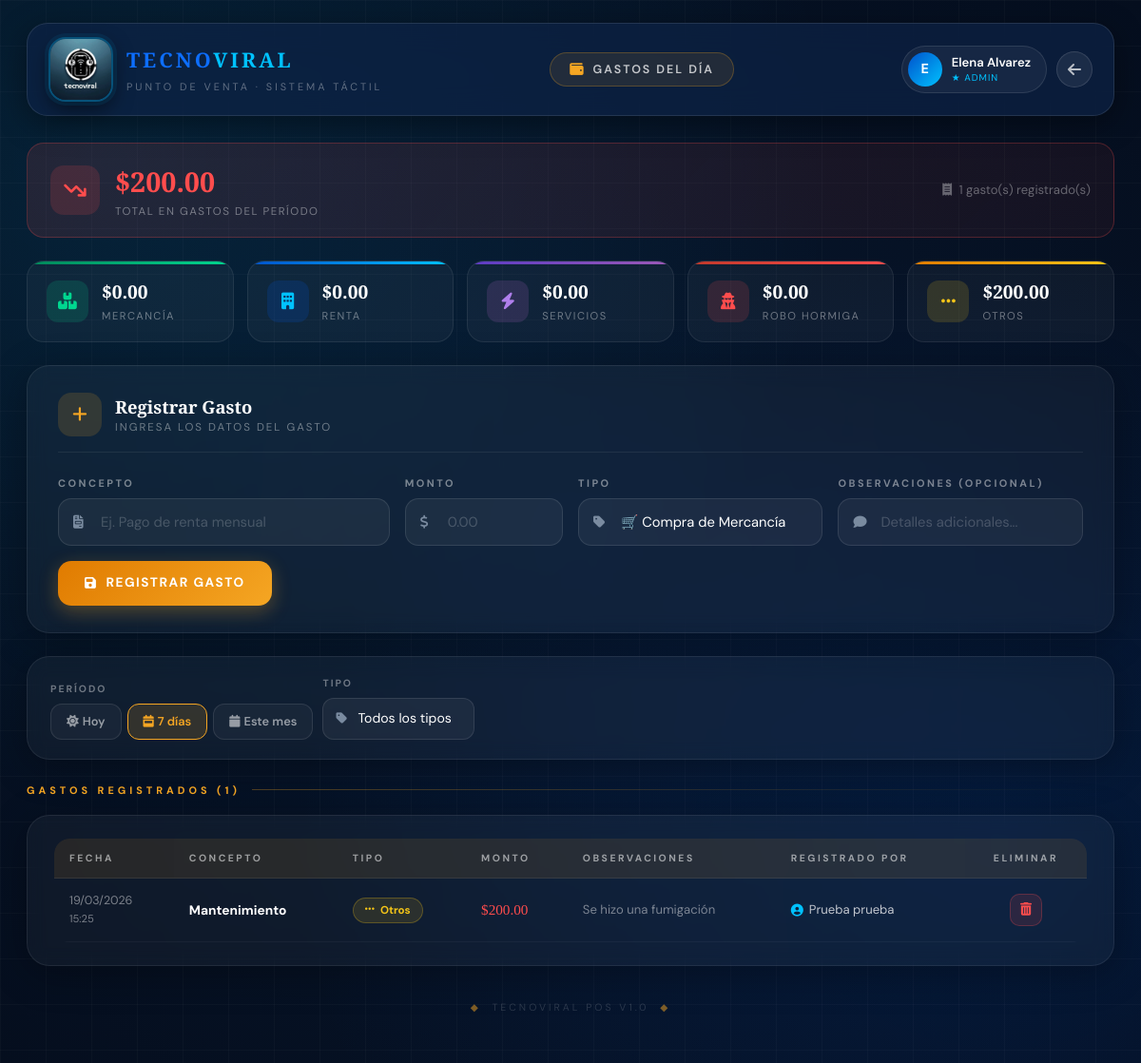
Page /electronica_bd/gastos.php?fecha=semana (signed in) on the committed database.
### tables this page shows
CREATE TABLE `gastos_dia` (
  `id` int(11) NOT NULL,
  `id_usuario` int(11) DEFAULT NULL,
  `concepto` varchar(255) NOT NULL,
  `monto` decimal(10,2) NOT NULL,
  `tipo` enum('mercancia','renta','servicios','robo','otros') NOT NULL DEFAULT 'otros',
  `fecha_gasto` timestamp NOT NULL DEFAULT current_timestamp(),
  `observaciones` text DEFAULT NULL
);

CREATE TABLE `usuarios` (
  `id` int(11) NOT NULL,
  `nombre` varchar(50) NOT NULL,
  `apellido_paterno` varchar(50) NOT NULL,
  `apellido_materno` varchar(50) DEFAULT NULL,
  `direccion` text NOT NULL,
  `telefono` varchar(15) NOT NULL,
  `email` varchar(100) NOT NULL,
  `nombre_usuario` varchar(50) NOT NULL,
  `contrasena` varchar(255) NOT NULL,
  `rol` enum('vendedor','supervisor','administrador') DEFAULT 'vendedor',
  `fecha_registro` timestamp NOT NULL DEFAULT current_timestamp(),
  `activo` tinyint(1) DEFAULT 1
);

### electronica_bd/gastos.php (the view, shortened to what this page needs)
<?php
require_once 'conexion.php';
$user_id     = $_SESSION['user_id'];
$user_nombre = $_SESSION['user_nombre'];
$user_rol    = $_SESSION['user_rol'];
$filtro_fecha = isset($_GET['fecha']) ? $_GET['fecha'] : 'hoy';
$filtro_tipo  = isset($_GET['tipo'])  ? $_GET['tipo']  : '';
switch ($filtro_fecha) {
    case 'semana': $cond_fecha = "fecha_gasto >= DATE_SUB(CURDATE(), INTERVAL 7 DAY)"; break;
}
$cond_tipo = $filtro_tipo != '' ? " AND tipo = '" . mysqli_real_escape_string($conn, $filtro_tipo) . "'" : '';
$cond_usuario = !in_array($user_rol, ['administrador','supervisor']) ? " AND id_usuario = $user_id" : '';
$query_gastos = "SELECT g.*, u.nombre as usuario_nombre, u.apellido_paterno as usuario_ap
                 FROM gastos_dia g
                 LEFT JOIN usuarios u ON g.id_usuario = u.id
                 WHERE $cond_fecha $cond_tipo $cond_usuario
                 ORDER BY g.fecha_gasto DESC";
$result_gastos = mysqli_query($conn, $query_gastos);
$total_gastos  = mysqli_num_rows($result_gastos);
$query_resumen = "SELECT tipo, COALESCE(SUM(monto),0) as total, COUNT(*) as cantidad
                  FROM gastos_dia
                  WHERE $cond_fecha $cond_usuario
                  GROUP BY tipo";
$result_resumen = mysqli_query($conn, $query_resumen);
$query_total = "SELECT COALESCE(SUM(monto),0) as total FROM gastos_dia WHERE $cond_fecha $cond_usuario";
$total_general = mysqli_fetch_assoc(mysqli_query($conn, $query_total))['total'];
?>
<!DOCTYPE html>
<html lang="es">
<head>
    <link href="https://cdn.jsdelivr.net/npm/bootstrap@5.3.2/dist/css/bootstrap.min.css" rel="stylesheet">
    <link href="https://cdnjs.cloudflare.com/ajax/libs/font-awesome/6.5.0/css/all.min.css" rel="stylesheet">
</head>
<body>
<div class="bg-canvas"></div>
<div class="bg-grid"></div>
<div class="page-wrap">
    <div class="topbar anim anim-1">
        <a href="menu_principal.php" class="brand-row" style="text-decoration:none;">
            <img src="imagenes/logoe.jpeg" alt="TecnoViral" class="logo-img"
                 onerror="this.src='https://placehold.co/68x68/0052cc/fff?text=TV'">
            <div>
                <div class="brand-name">TECNO<span>VIRAL</span></div>
                <div class="brand-sub">Punto de Venta · Sistema Táctil</div>
            </div>
        </a>
        <div class="page-pill">
            <i class="fas fa-wallet"></i>
            <span>Gastos del Día</span>
        </div>
        <div style="display:flex;align-items:center;gap:10px;">
            <div class="user-chip">
                <div class="user-avatar"><?php echo strtoupper(substr($user_nombre,0,1)); ?></div>
                <div>
                    <div class="u-name"><?php echo htmlspecialchars($user_nombre); ?></div>
                    <div class="u-role"><?php echo $user_rol == 'administrador' ? '★ Admin' : 'Vendedor'; ?></div>
                </div>
            </div>
            <a href="menu_principal.php" class="btn-back"><i class="fas fa-arrow-left"></i></a>
        </div>
    </div>
    <div class="total-card anim anim-1">
        <div style="display:flex;align-items:center;gap:16px;">
            <div class="t-ico"><i class="fas fa-arrow-trend-down"></i></div>
            <div>
                <div class="t-val">$<?php echo number_format($total_general, 2); ?></div>
                <div class="t-lbl">Total en gastos del período</div>
            </div>
        </div>
        <div style="font-size:.82rem;color:rgba(255,255,255,.35);">
            <i class="fas fa-receipt me-1"></i> <?php echo $total_gastos; ?> gasto(s) registrado(s)
        </div>
    </div>
    <div class="tipos-grid anim anim-1">
        <?php
        $tipos_info = [
            'mercancia' => ['ico' => 'fa-boxes-stacked', 'label' => 'Mercancía'],
            'renta'     => ['ico' => 'fa-building',      'label' => 'Renta'],
            'servicios' => ['ico' => 'fa-bolt',          'label' => 'Servicios'],
            'robo'      => ['ico' => 'fa-user-secret',   'label' => 'Robo hormiga'],
            'otros'     => ['ico' => 'fa-ellipsis',      'label' => 'Otros'],
        ];
        $resumen_data = [];
        while ($r = mysqli_fetch_assoc($result_resumen)) {
            $resumen_data[$r['tipo']] = $r;
        }
        foreach ($tipos_info as $tipo => $info):
            $monto = isset($resumen_data[$tipo]) ? $resumen_data[$tipo]['total'] : 0;
        ?>
        <div class="tipo-card t-<?php echo $tipo; ?>">
            <div class="tipo-ico"><i class="fas <?php echo $info['ico']; ?>"></i></div>
            <div>
                <div class="tipo-val">$<?php echo number_format($monto, 2); ?></div>
                <div class="tipo-lbl"><?php echo $info['label']; ?></div>
            </div>
        </div>
        <?php endforeach; ?>
    </div>
    <div class="glass-card anim anim-2">
        <div class="card-header-tv">
            <div class="ch-ico"><i class="fas fa-plus"></i></div>
            <div>
                <div class="ch-title">Registrar Gasto</div>
                <div class="ch-sub">Ingresa los datos del gasto</div>
            </div>
        </div>
        <form method="POST" action="">
            <div class="row g-3">
                <div class="col-md-4">
                    <label class="field-label">Concepto</label>
                    <div class="field-wrap">
                        <input type="text" name="concepto" required placeholder="Ej. Pago de renta mensual">
                        <i class="fas fa-file-invoice f-ico"></i>
                    </div>
                </div>
                <div class="col-md-2">
                    <label class="field-label">Monto</label>
                    <div class="field-wrap">
                        <input type="number" name="monto" step="0.01" min="0.01" required placeholder="0.00">
                        <i class="fas fa-dollar-sign f-ico"></i>
                    </div>
                </div>
                <div class="col-md-3">
                    <label class="field-label">Tipo</label>
                    <div class="field-wrap">
                        <select name="tipo" required>
                            <option value="mercancia">🛒 Compra de Mercancía</option>
                        </select>
                        <i class="fas fa-tag f-ico"></i>
                    </div>
                </div>
                <div class="col-md-3">
                    <label class="field-label">Observaciones (opcional)</label>
                    <div class="field-wrap">
                        <input type="text" name="observaciones" placeholder="Detalles adicionales...">
                        <i class="fas fa-comment f-ico"></i>
                    </div>
                </div>
            </div>
            <div class="mt-3">
                <button type="submit" class="btn-tv btn-save">
                    <i class="fas fa-floppy-disk"></i> Registrar Gasto
                </button>
            </div>
        </form>
    </div>
    <div class="glass-card anim anim-2" style="padding:20px 24px;">
        <div class="filtros-wrap">
            <div>
                <div style="font-size:.65rem;font-weight:700;letter-spacing:2px;text-transform:uppercase;color:rgba(255,255,255,.4);margin-bottom:8px;">Período</div>
                <div class="date-tabs">
                    <a href="?fecha=hoy"    class="date-tab <?php echo $filtro_fecha=='hoy'    ? 'active':''; ?>"><i class="fas fa-sun me-1"></i>Hoy</a>
                    <a href="?fecha=semana" class="date-tab <?php echo $filtro_fecha=='semana' ? 'active':''; ?>"><i class="fas fa-calendar-week me-1"></i>7 días</a>
                    <a href="?fecha=mes"    class="date-tab <?php echo $filtro_fecha=='mes'    ? 'active':''; ?>"><i class="fas fa-calendar me-1"></i>Este mes</a>
                </div>
            </div>
            <div>
                <div style="font-size:.65rem;font-weight:700;letter-spacing:2px;text-transform:uppercase;color:rgba(255,255,255,.4);margin-bottom:8px;">Tipo</div>
                <div class="select-wrap">
                    <i class="fas fa-tag f-ico"></i>
                    <select onchange="window.location='?fecha=<?php echo $filtro_fecha; ?>&tipo='+this.value">
                        <option value="">Todos los tipos</option>
                    </select>
                </div>
            </div>
        </div>
    </div>
    <div class="section-head anim anim-3">
        <div class="s-label">Gastos registrados (<?php echo $total_gastos; ?>)</div>
        <div class="s-line"></div>
    </div>
    <div class="glass-card anim anim-3" style="padding:24px 28px;">
        <div class="table-wrap">
            <table class="tv-table">
                <thead>
                    <tr>
                        <th>Fecha</th>
                        <th>Concepto</th>
                        <th>Tipo</th>
                        <th>Monto</th>
                        <th>Observaciones</th>
                        <?php if (in_array($user_rol, ['administrador','supervisor'])): ?>
                        <th>Registrado por</th>
                        <th style="text-align:center;">Eliminar</th>
                        <?php endif; ?>
                    </tr>
                </thead>
                <tbody>
                <?php if ($total_gastos > 0):
                    mysqli_data_seek($result_gastos, 0);
                    while ($g = mysqli_fetch_assoc($result_gastos)):
                        $tipos_labels = [
                            'mercancia' => ['label'=>'Mercancía',  'ico'=>'fa-boxes-stacked', 'cls'=>'tb-mercancia'],
                            'renta'     => ['label'=>'Renta',      'ico'=>'fa-building',      'cls'=>'tb-renta'],
                            'servicios' => ['label'=>'Servicios',  'ico'=>'fa-bolt',          'cls'=>'tb-servicios'],
                            'robo'      => ['label'=>'Robo hormiga','ico'=>'fa-user-secret',  'cls'=>'tb-robo'],
                            'otros'     => ['label'=>'Otros',      'ico'=>'fa-ellipsis',      'cls'=>'tb-otros'],
                        ];
                        $tinfo = $tipos_labels[$g['tipo']] ?? $tipos_labels['otros'];
                ?>
                <tr>
                    <td style="font-size:.78rem;color:rgba(255,255,255,.45);">
                        <?php echo date('d/m/Y', strtotime($g['fecha_gasto'])); ?><br>
                        <span style="font-size:.7rem;"><?php echo date('H:i', strtotime($g['fecha_gasto'])); ?></span>
                    </td>
                    <td><strong style="color:var(--white);"><?php echo htmlspecialchars($g['concepto']); ?></strong></td>
                    <td>
                        <span class="tipo-badge <?php echo $tinfo['cls']; ?>">
                            <i class="fas <?php echo $tinfo['ico']; ?>"></i>
                            <?php echo $tinfo['label']; ?>
                        </span>
                    </td>
                    <td><span class="monto-val">$<?php echo number_format($g['monto'], 2); ?></span></td>
                    <td style="color:rgba(255,255,255,.45);font-size:.82rem;">
                        <?php echo $g['observaciones'] ? htmlspecialchars($g['observaciones']) : '—'; ?>
                    </td>
                    <?php if (in_array($user_rol, ['administrador','supervisor'])): ?>
                    <td>
                        <span style="display:flex;align-items:center;gap:6px;font-size:.82rem;">
                            <i class="fas fa-user-circle" style="color:var(--accent);"></i>
                            <?php echo htmlspecialchars($g['usuario_nombre'] . ' ' . $g['usuario_ap']); ?>
                        </span>
                    </td>
                    <td style="text-align:center;">
                        <form method="POST" style="display:inline;">
                            <button type="submit"
                                onclick="return confirm('¿Eliminar este gasto?')"
                                style="width:34px;height:34px;border-radius:10px;background:rgba(255,77,77,.12);border:1px solid rgba(255,77,77,.25);color:var(--danger);cursor:pointer;transition:all .25s;display:inline-flex;align-items:center;justify-content:center;"
                                onmouseover="this.style.background='var(--danger)';this.style.color='white';"
                                onmouseout="this.style.background='rgba(255,77,77,.12)';this.style.color='var(--danger)';">
                                <i class="fas fa-trash-can"></i>
                            </button>
                        </form>
                    </td>
                    <?php endif; ?>
                </tr>
                <?php endwhile; endif; ?>
                </tbody>
            </table>
        </div>
    </div>
    <div class="page-footer">
        <span>◆</span> &nbsp;TecnoViral POS v1.0 &nbsp;<span>◆</span>
    </div>
</div>
</body>
</html>

### rows in the picture
gastos_dia: fecha_gasto "19/03/2026", fecha_gasto "15:25", concepto "Mantenimiento", tipo "Otros", monto "200.00", observaciones "Se hizo una fumigación", id_usuario.apellido_paterno "Prueba prueba"

### other values in the picture
substr($user_nombre,0,1) "E"
$user_nombre "Elena Alvarez"
$total_general "200.00"
$total_gastos "1"
$monto "0.00"
$info['label'] "MERCANCÍA"
$info['label'] "RENTA"
$info['label'] "SERVICIOS"
$info['label'] "ROBO HORMIGA"
$monto "200.00"
$info['label'] "OTROS"
